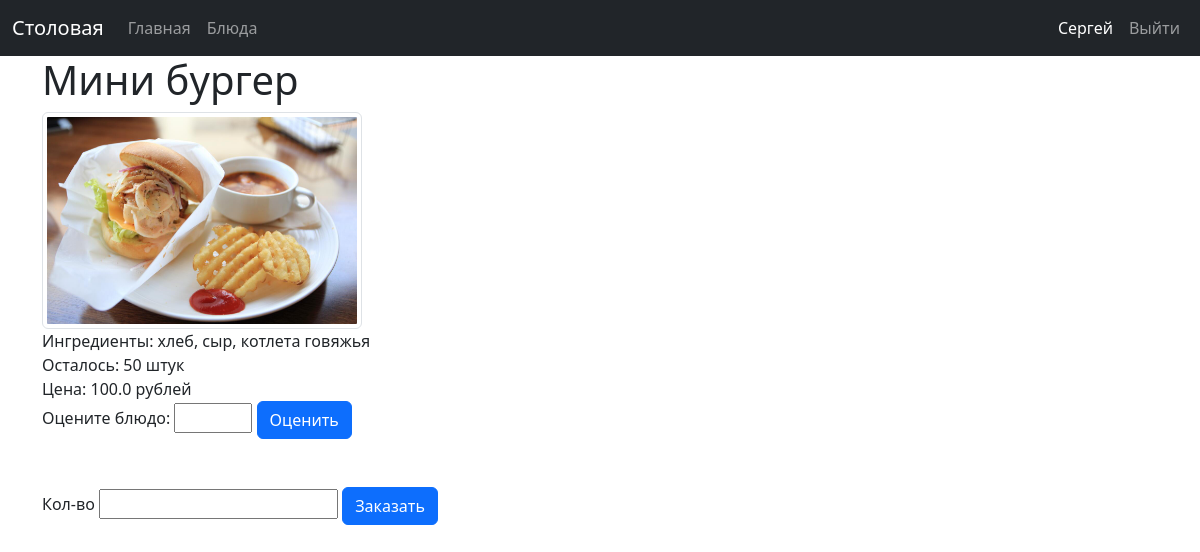
/menu/dish/7 (signed in), run on the app's committed database.
### data/users.py (models this page shows, shortened)
class User(SqlAlchemyBase, UserMixin):
    __tablename__ = 'users'
    id = Column(Integer, primary_key=True, autoincrement=True)
    surname = Column(String, nullable=True)
    name = Column(String, nullable=True)
    patronymic = Column(String, nullable=True)
    email = Column(String, index=True, unique=True, nullable=True)
    hashed_password = Column(String, nullable=True)
    role = Column(Integer, ForeignKey("roles.id"))
    money = Column(Float, nullable=True)
    subscription_end = Column(DateTime, nullable=True)
    roles = relationship("Role", back_populates="users")
    requests = relationship("Request")
    ratings_log = relationship("RatingLog")

### data/dishes.py (models this page shows)
class Dish(SqlAlchemyBase):
    __tablename__ = 'dishes'
    id = Column(Integer, primary_key=True, autoincrement=True)
    name = Column(String, nullable=True)
    price = Column(Float, nullable=True)
    quantity = Column(Integer, nullable=True)
    image = Column(String, nullable=True)
    description = Column(String, nullable=True)
    timesbought = Column(Integer, nullable=True)
    requests = relationship("Request")
    ingridients_log = relationship("IngridientLog")
    ratings_log = relationship("RatingLog")

### server.py (the view)
@app.route('/menu/dish/<int:dish_id>', methods=['GET', 'POST'])
@login_required
def dish(dish_id):
    db_sess = db_session.create_session()
    db_dish = db_sess.get(Dish, dish_id)
    ingridients = []
    ingridient_logs = db_sess.query(IngridientLog).filter(IngridientLog.dish_id == db_dish.id).all()
    for log in ingridient_logs:
        ingridients.append(db_sess.query(Ingridient).filter(Ingridient.id == log.ingridient_id).first().name)
    return render_template("dish.html", dish=db_dish, ingridients=", ".join(ingridients))

### data/db_session.py (called while the page is built)
def create_session() -> Session:
    global __factory
    return __factory()

### server.py (called while the page is built)
@login_manager.user_loader
def load_user(user_id):
    db_sess = db_session.create_session()
    return db_sess.get(User, user_id)

@app.template_filter('get_role')
def role_filter(user):
    db_sess = db_session.create_session()
    role = db_sess.get(Role, user.role).role
    return role

### templates/dish.html (shortened to what this page needs)
{% extends "base.html" %}
{% block content %}
<div class="d-flex flex-column">
    <h1>{{dish.name}}</h1>
    <img src="/static/img/{{dish.image}}" class="img-thumbnail" style='max-width:20em; max-height:40em; width: auto; height: auto;' alt="Фото {{dish.image}}">
    <div>Ингредиенты: {{ ingridients }}</div>
    <div>Осталось: {{dish.quantity}} штук</div>
    <div>Цена: {{dish.price}} рублей</div>
    <form method="POST" action="/dish/{{ dish.id }}/rate">
        <label for="rating">
            Оцените блюдо:
            <input type="number" id="rating" name="rating" min="1", max="5"/>
            <button type="button" class="btn btn-primary">Оценить</button>
        </label>
    </form>
    <form method="POST" action="/dish/{{ dish.id }}/buy" class="mt-5">
        <label for="quantity">
            Кол-во
            <input type="number" id="quantity" name="quantity" min="1"/>
            <button type="submit" class="btn btn-primary">Заказать</button>
        </label>
    </form>
    </div>
{% endblock %}

### templates/base.html (shortened to what this page needs)
<!DOCTYPE html>
<html lang="en">
<head>
    <link href="https://cdn.jsdelivr.net/npm/bootstrap@5.3.8/dist/css/bootstrap.min.css"
        rel="stylesheet"
>
</head>
<body>
<header>
    <nav class="navbar navbar-expand-lg navbar-dark bg-dark" data-bs-theme="dark">
        <div class="container-fluid">
            <div class="navbar-brand">Столовая</div>
            <div class="collapse navbar-collapse" id="navbarContent">
                <ul class="navbar-nav me-auto mb-2 mb-lg-0">
                    <li class="nav-item">
                        <a class="nav-link" href="/">Главная</a>
                    </li>
                    {% if current_user.is_authenticated %}
                    <li class="nav-item">
                        <a class="nav-link" href="/menu">Блюда</a>
                    </li>
                    {% endif %}
                </ul>
                <ul class="navbar-nav mb-2 mb-lg-0">
                    {% if current_user.is_authenticated %}
                    <li class="nav-item">
                        <div class="nav-link active">{{ current_user.name }}</div>
                    </li>
                    <li class="nav-item">
                        <a class="nav-link" href="/logout">Выйти</a>
                    </li>
                    {% endif %}
                </ul>
            </div>
        </div>
    </nav>
</header>
<main role="main" class="container">
    {% block content %}{% endblock %}
</main>
</body>
</html>

### data on the page
User: name "Сергей"
Dish: name "Мини бургер", image (picture), quantity "50", price "100.0"

### other printed values
{{ ingridients }} "хлеб, сыр, котлета говяжья"
